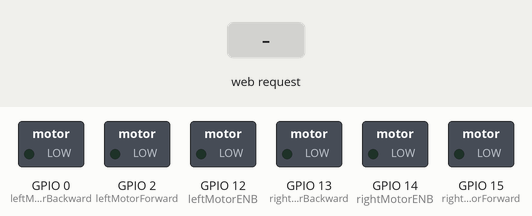
Bench run of a sketch on a simulated ESP8266 (NodeMCU). On the bench: switched loads named in the sketch (green lamp = pin HIGH). Inputs (shaded band) come from the test bench.

Above: at 1.2 s.
1.3 s: HTTP request GET /forward received
At 2.4 s:
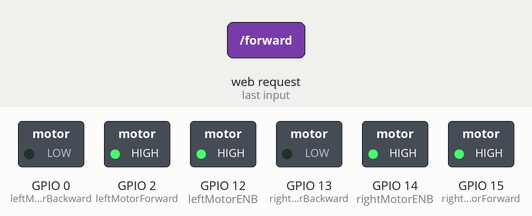
2.8 s: HTTP request GET /backward received
At 3.5 s:
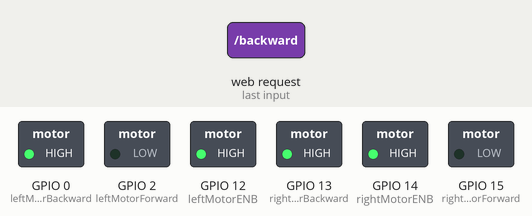
4.3 s: HTTP request GET /left received
At 4.7 s:
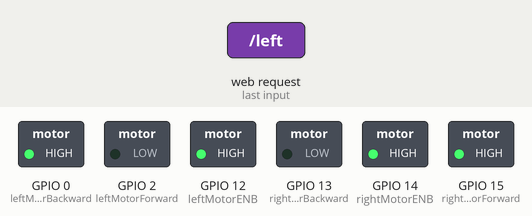
5.8 s: HTTP request GET /right received
At 7.0 s:
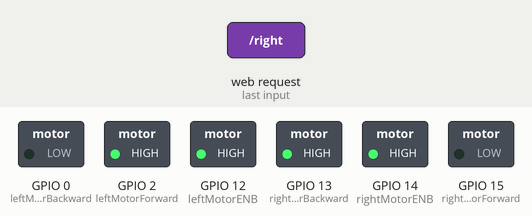
7.3 s: HTTP request GET /topright received
At 8.2 s:
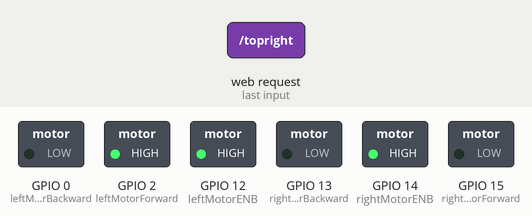
8.8 s: HTTP request GET /topleft received
At 9.3 s:
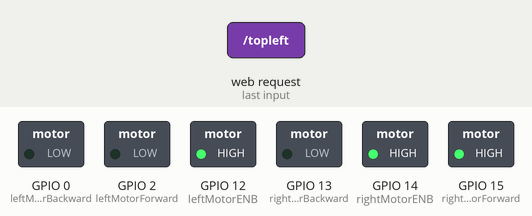
Timing chart, 0 to 11.3 s (numbered marks = the images above; inputs shaded):
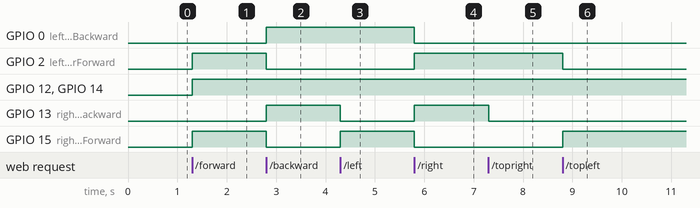

Measured:
- after the input at 1.3 s, GPIO 2 (leftMotorForward), GPIO 12 (leftMotorENB), GPIO 14 (rightMotorENB), GPIO 15 (rightMotorForward): LOW → HIGH at once
- after the input at 2.8 s, GPIO 0 (leftMotorBackward), GPIO 13 (rightMotorBackward): LOW → HIGH at once; GPIO 2 (leftMotorForward), GPIO 15 (rightMotorForward): HIGH → LOW at once
- after the input at 4.3 s, GPIO 13 (rightMotorBackward): HIGH → LOW at once; GPIO 15 (rightMotorForward): LOW → HIGH at once
- after the input at 5.8 s, GPIO 0 (leftMotorBackward), GPIO 15 (rightMotorForward): HIGH → LOW at once; GPIO 2 (leftMotorForward), GPIO 13 (rightMotorBackward): LOW → HIGH at once
- after the input at 7.3 s, GPIO 13 (rightMotorBackward): HIGH → LOW at once
- after the input at 8.8 s, GPIO 2 (leftMotorForward): HIGH → LOW at once; GPIO 15 (rightMotorForward): LOW → HIGH at once

The sketch:

nodemcu1.ino
```cpp
#include <ESP8266WiFi.h>

WiFiClient client;
WiFiServer server(80);


const char* ssid = "Mini";
const char* password = "garvit32";

/* data received from application */
String  data = "";


int leftMotorForward = 2;     /* GPIO2(D4) -> IN3   */
int rightMotorForward = 15;   /* GPIO15(D8) -> IN1  */
int leftMotorBackward = 0;    /* GPIO0(D3) -> IN4   */
int rightMotorBackward = 13;  /* GPIO13(D7) -> IN2  */
int rightMotorENB = 14; /* GPIO14(D5) -> Motor-A Enable */
int leftMotorENB = 12;  /* GPIO12(D6) -> Motor-B Enable */

void setup()
{
  pinMode(leftMotorForward, OUTPUT);
  pinMode(rightMotorForward, OUTPUT);
  pinMode(leftMotorBackward, OUTPUT);
  pinMode(rightMotorBackward, OUTPUT);

  pinMode(leftMotorENB, OUTPUT);
  pinMode(rightMotorENB, OUTPUT);

  /* start server communication */
  server.begin();
}

void loop()
{
  /* If the server available, run the "checkClient" function */
  client = server.available();
  if (!client) return;
  data = checkClient ();

  /************************ Run function according to incoming data from application *************************/

  if (data == "forward") MotorForward();
  else if (data == "backward") MotorBackward();
  else if (data == "left") TurnLeft();
  else if (data == "right") TurnRight();
  else if (data == "stop") MotorStop();
  else if (data == "topright") goAheadRight();
  else if (data == "topleft") goAheadLeft();
  else if (data == "bottomright") goBackRight();
  else if (data == "bottomleft") goBackLeft();
}

/********************************************* FORWARD *****************************************************/
void MotorForward(void)
{
  digitalWrite(leftMotorENB, HIGH);
  digitalWrite(rightMotorENB, HIGH);
  digitalWrite(leftMotorForward, HIGH);
  digitalWrite(rightMotorForward, HIGH);
  digitalWrite(leftMotorBackward, LOW);
  digitalWrite(rightMotorBackward, LOW);
}

/********************************************* BACKWARD *****************************************************/
void MotorBackward(void)
{
  digitalWrite(leftMotorENB, HIGH);
  digitalWrite(rightMotorENB, HIGH);
  digitalWrite(leftMotorBackward, HIGH);
  digitalWrite(rightMotorBackward, HIGH);
  digitalWrite(leftMotorForward, LOW);
  digitalWrite(rightMotorForward, LOW);
}

/********************************************* TURN LEFT *****************************************************/
void TurnLeft(void)
{
  digitalWrite(leftMotorENB, HIGH);
  digitalWrite(rightMotorENB, HIGH);
  digitalWrite(leftMotorForward, LOW);
  digitalWrite(rightMotorForward, HIGH);
  digitalWrite(rightMotorBackward, LOW);
  digitalWrite(leftMotorBackward, HIGH);
}

/********************************************* TURN RIGHT *****************************************************/
void TurnRight(void)
{
  digitalWrite(leftMotorENB, HIGH);
  digitalWrite(rightMotorENB, HIGH);
  digitalWrite(leftMotorForward, HIGH);
  digitalWrite(rightMotorForward, LOW);
  digitalWrite(rightMotorBackward, HIGH);
  digitalWrite(leftMotorBackward, LOW);
}

/********************************************* STOP *****************************************************/
void MotorStop(void)
{
  digitalWrite(leftMotorENB, LOW);
  digitalWrite(rightMotorENB, LOW);
  digitalWrite(leftMotorForward, LOW);
  digitalWrite(leftMotorBackward, LOW);
  digitalWrite(rightMotorForward, LOW);
  digitalWrite(rightMotorBackward, LOW);
}

/********************************************* AHEADRIGHT *****************************************************/
void goAheadRight(void)
{
  digitalWrite(leftMotorENB, HIGH);
  digitalWrite(rightMotorENB, HIGH);
  digitalWrite(leftMotorForward, HIGH);
  digitalWrite(rightMotorForward, LOW);
  digitalWrite(leftMotorBackward, LOW);
  digitalWrite(rightMotorBackward, LOW);
}/********************************************* AHEADLEFT *****************************************************/
void goAheadLeft(void)
{
  digitalWrite(leftMotorENB, HIGH);
  digitalWrite(rightMotorENB, HIGH);
  digitalWrite(leftMotorForward, LOW);
  digitalWrite(rightMotorForward, HIGH);
  digitalWrite(leftMotorBackward, LOW);
  digitalWrite(rightMotorBackward, LOW);
}
/********************************************* BACKRIGHT *****************************************************/
void goBackRight(void)
{
  digitalWrite(leftMotorENB, HIGH);
  digitalWrite(rightMotorENB, HIGH);
  digitalWrite(leftMotorForward, LOW);
  digitalWrite(rightMotorForward, LOW);
  digitalWrite(leftMotorBackward, HIGH);
  digitalWrite(rightMotorBackward, LOW);
}
/********************************************* BACKLEFT *****************************************************/
void goBackLeft(void)
{
  digitalWrite(leftMotorENB, HIGH);
  digitalWrite(rightMotorENB, HIGH);
  digitalWrite(leftMotorForward, LOW);
  digitalWrite(rightMotorForward, LOW);
  digitalWrite(leftMotorBackward, LOW);
  digitalWrite(rightMotorBackward, HIGH);
}


/********************************** RECEIVE DATA FROM the APP ******************************************/
String checkClient (void)
{
  while (!client.available()) delay(1);
  String request = client.readStringUntil('\r');
  request.remove(0, 5);
  request.remove(request.length() - 9, 9);
  return request;
}
```
